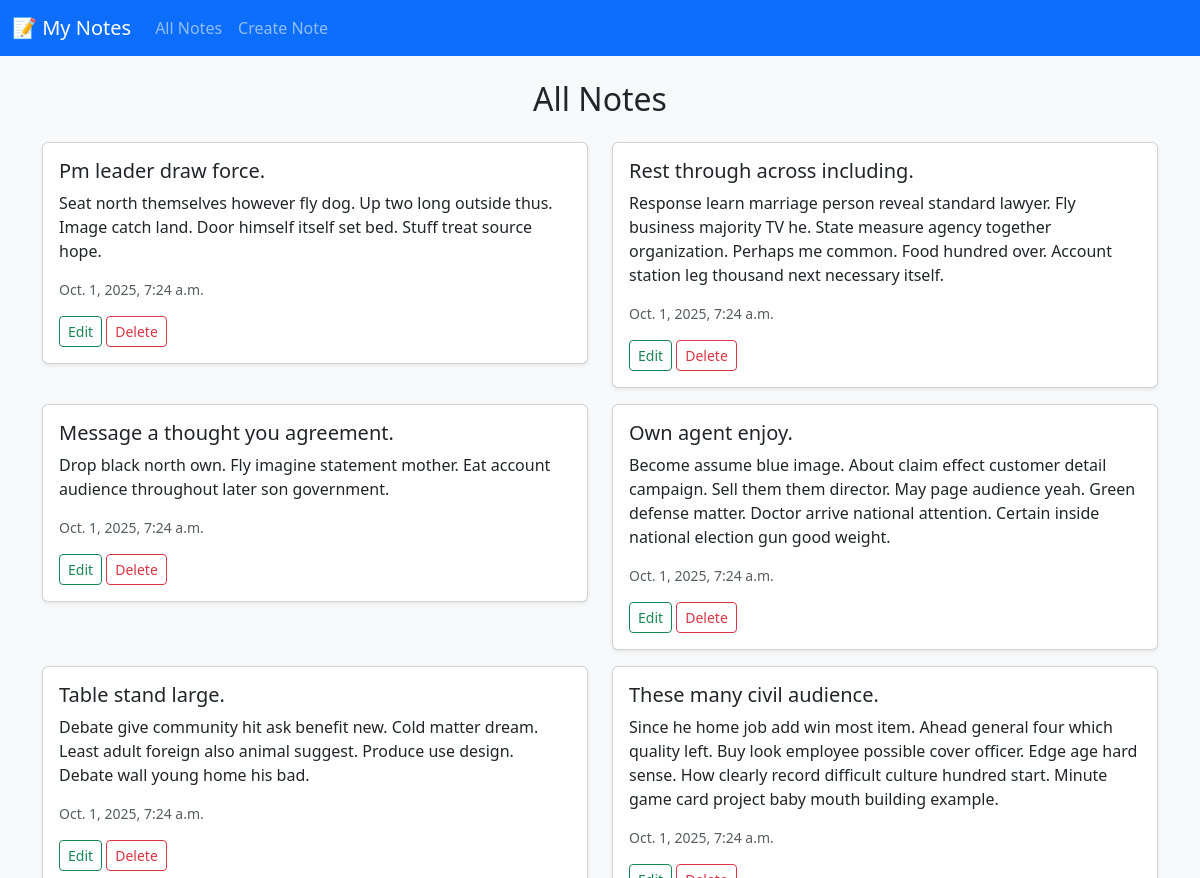
The app's page / (upper part), older data.
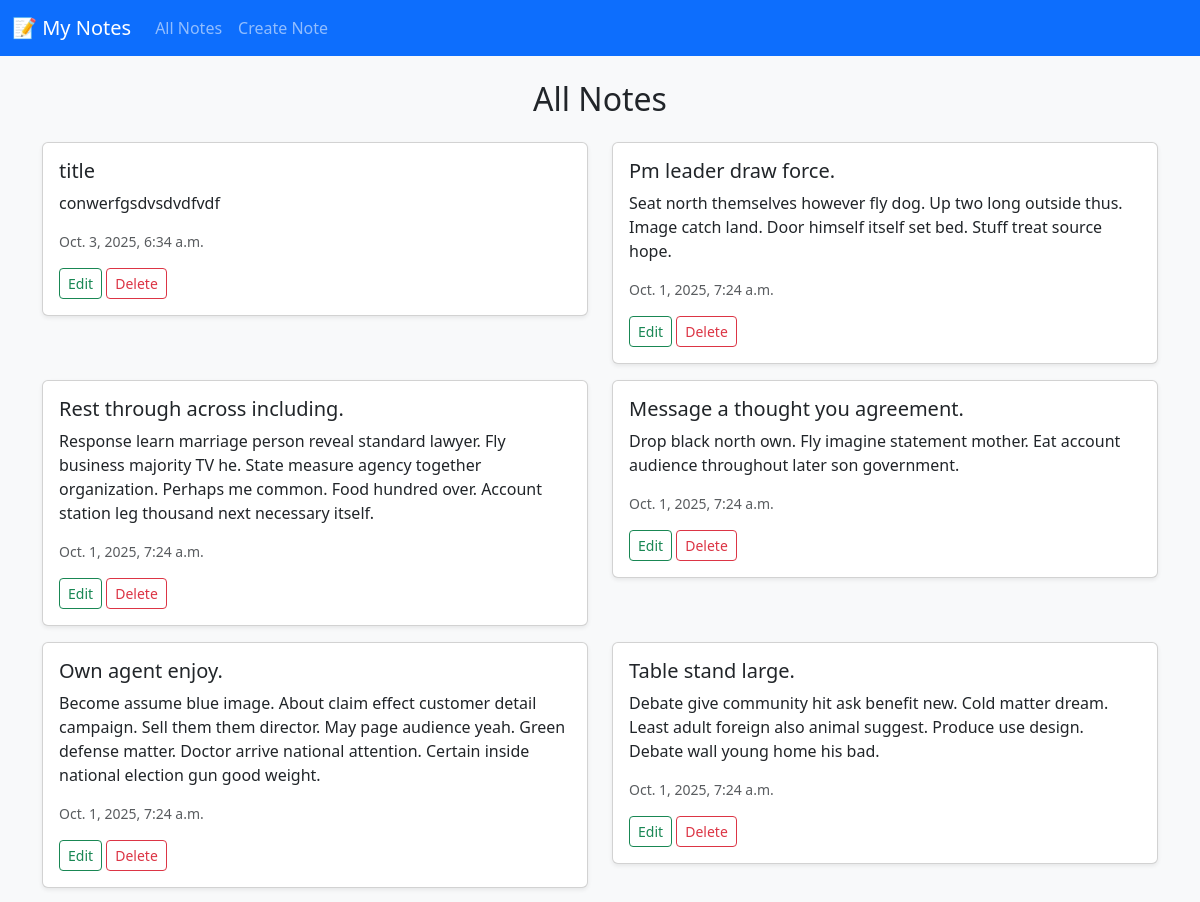
The same page, newer data.
### notes/models.py (models this page shows, shortened)
class Note(models.Model):
    title = models.CharField(max_length=100)
    content = models.TextField()
    created_at = models.DateTimeField(auto_now_add=True)

### notes/views.py (the view)
# urls.py: path("", views.notes_list, name="notes_list"),
def notes_list(request):
    notes = Note.objects.all().order_by("-created_at")
    return render(request,"notes/notes_list.html", {"notes": notes})

### notes/templates/notes/notes_list.html (shortened to what this page needs)
{% extends "base.html" %}
{% block content %}
  <h2 class="text-center mb-4">All Notes</h2>
  <div class="row">
    {% for note in notes %}
      <div class="col-md-6 mb-3">
        <div class="card shadow-sm">
          <div class="card-body">
            <h5 class="card-title">{{ note.title }}</h5>
            <p class="card-text">{{ note.content }}</p>
            <p class="text-muted small">{{ note.created_at }}</p>
            <a href="{% url 'update_note' note.id %}" class="btn btn-sm btn-outline-success">Edit</a>
            <a href="{% url 'delete_note' note.id %}" class="btn btn-sm btn-outline-danger">Delete</a>
          </div>
        </div>
      </div>
    {% empty %}
      <p class="text-center">No notes yet 😅</p>
    {% endfor %}
  </div>
{% endblock %}

Row changes from the older to the newer data that the page shows:
no longer on this page (row unchanged): Note: title "These many civil audience.", content "Since he home job add win most item. Ahead general four which quality left. Buy look employee possible cover officer. Edge age hard sense. How clearly record difficult culture hundred start. Minute game card project baby mouth building example.", created_at "Oct. 1, 2025, 7:24 a.m."
added Note: title "title", content "conwerfgsdvsdvdfvdf", created_at "Oct. 3, 2025, 6:34 a.m."
